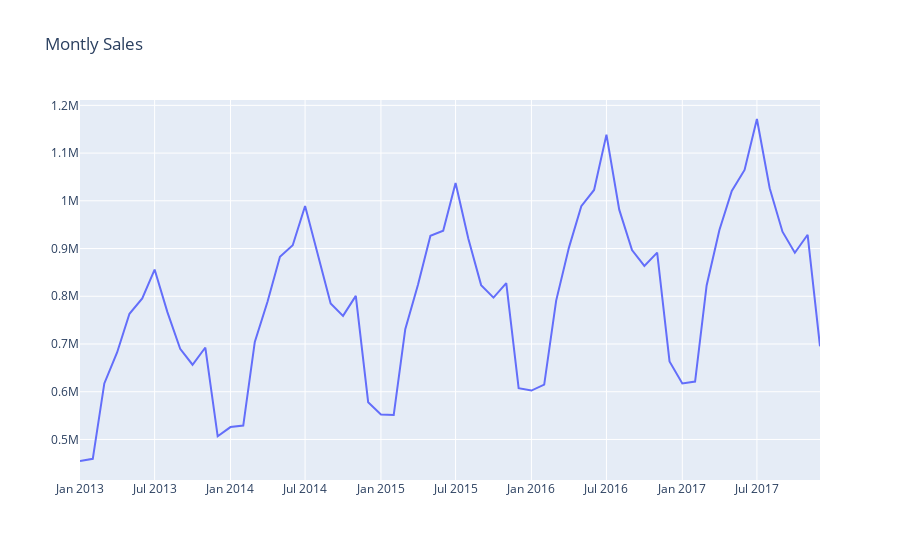

Here is the notebook cell this chart was saved with:
### Code cell
#plot monthly sales
plot_data = [
    go.Scatter(
        x=df_sales['date'],
        y=df_sales['sales'],
    )
]

plot_layout = go.Layout(
        title='Montly Sales'
    )
fig = go.Figure(data=plot_data, layout=plot_layout)
cf.iplot(fig)
